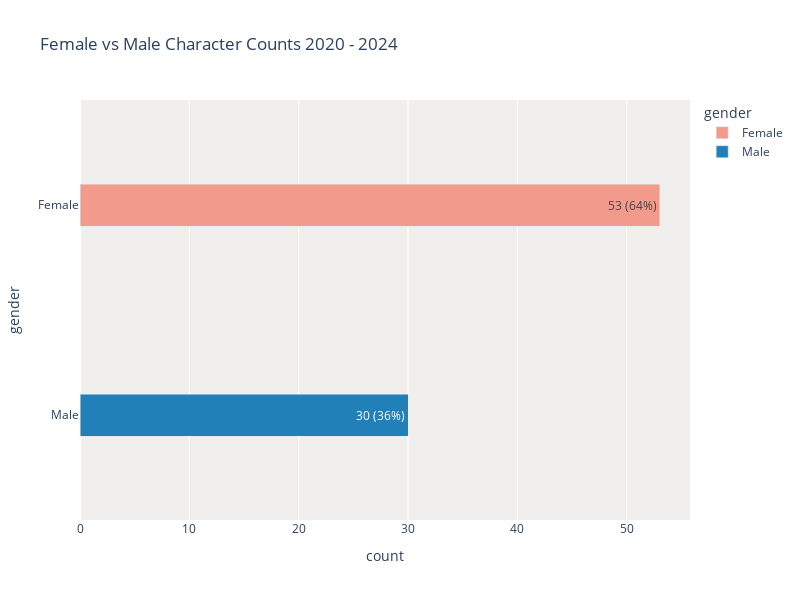

This figure's notebook cell:
### Markdown cell above
### 1. Quantifying the overall gap between female and male characters

I used bar charts for for these visuals because they are an efficient way to display many categories in one view while being digestible.

The colors indicate the gender while the bars indicate count of characters. I included labels to also share percentage breakdown.

### Code cell
df_grouped=df.groupby('gender').count().reset_index()
df_grouped = df_grouped[['gender', 'character_name']].rename(columns={'character_name':'count'})
df_grouped['percentage'] = round(df_grouped['count']/df_grouped['count'].sum()*100,1)

fig = px.bar(df_grouped,
            x='count',
            y='gender',
            title='Female vs Male Character Counts 2020 - 2024',
            color='gender',
            hover_data=['gender', 'count', 'percentage'],
            barmode='stack', width=800, height=600, text_auto=False,
            text=['{} ({:.0%})'.format(v, p/100) for v,p in zip(df_grouped['count'], df_grouped['percentage'])],
            color_discrete_map={
                'Male': '#2280B8',
                'Female': '#F29A8B'},
            orientation='h'
            )

fig.update_traces(width = .2)
fig.update_layout( plot_bgcolor='#F1EEEE')
# plot
fig.show()

### Figure 1 — Plotly figure (JSON) as saved in the notebook; plotly's stock layout.template omitted (floating-point values rounded to 4 significant figures)
{"data": [{"alignmentgroup": "True", "customdata": [[63.9]], "hovertemplate": "gender=%{y}<br>count=%{x}<br>text=%{text}<br>percentage=%{customdata[0]}<extra></extra>", "legendgroup": "Female", "marker": {"color": "#F29A8B", "pattern": {"shape": ""}}, "name": "Female", "offsetgroup": "Female", "orientation": "h", "showlegend": true, "text": ["53 (64%)"], "textposition": "auto", "type": "bar", "width": 0.2, "x": [53], "xaxis": "x", "y": ["Female"], "yaxis": "y"}, {"alignmentgroup": "True", "customdata": [[36.1]], "hovertemplate": "gender=%{y}<br>count=%{x}<br>text=%{text}<br>percentage=%{customdata[0]}<extra></extra>", "legendgroup": "Male", "marker": {"color": "#2280B8", "pattern": {"shape": ""}}, "name": "Male", "offsetgroup": "Male", "orientation": "h", "showlegend": true, "text": ["30 (36%)"], "textposition": "auto", "type": "bar", "width": 0.2, "x": [30], "xaxis": "x", "y": ["Male"], "yaxis": "y"}], "layout": {"barmode": "stack", "height": 600, "legend": {"title": {"text": "gender"}, "tracegroupgap": 0}, "plot_bgcolor": "#F1EEEE", "title": {"text": "Female vs Male Character Counts 2020 - 2024"}, "width": 800, "xaxis": {"anchor": "y", "domain": [0, 1], "title": {"text": "count"}}, "yaxis": {"anchor": "x", "categoryarray": ["Male", "Female"], "categoryorder": "array", "domain": [0, 1], "title": {"text": "gender"}}}}
